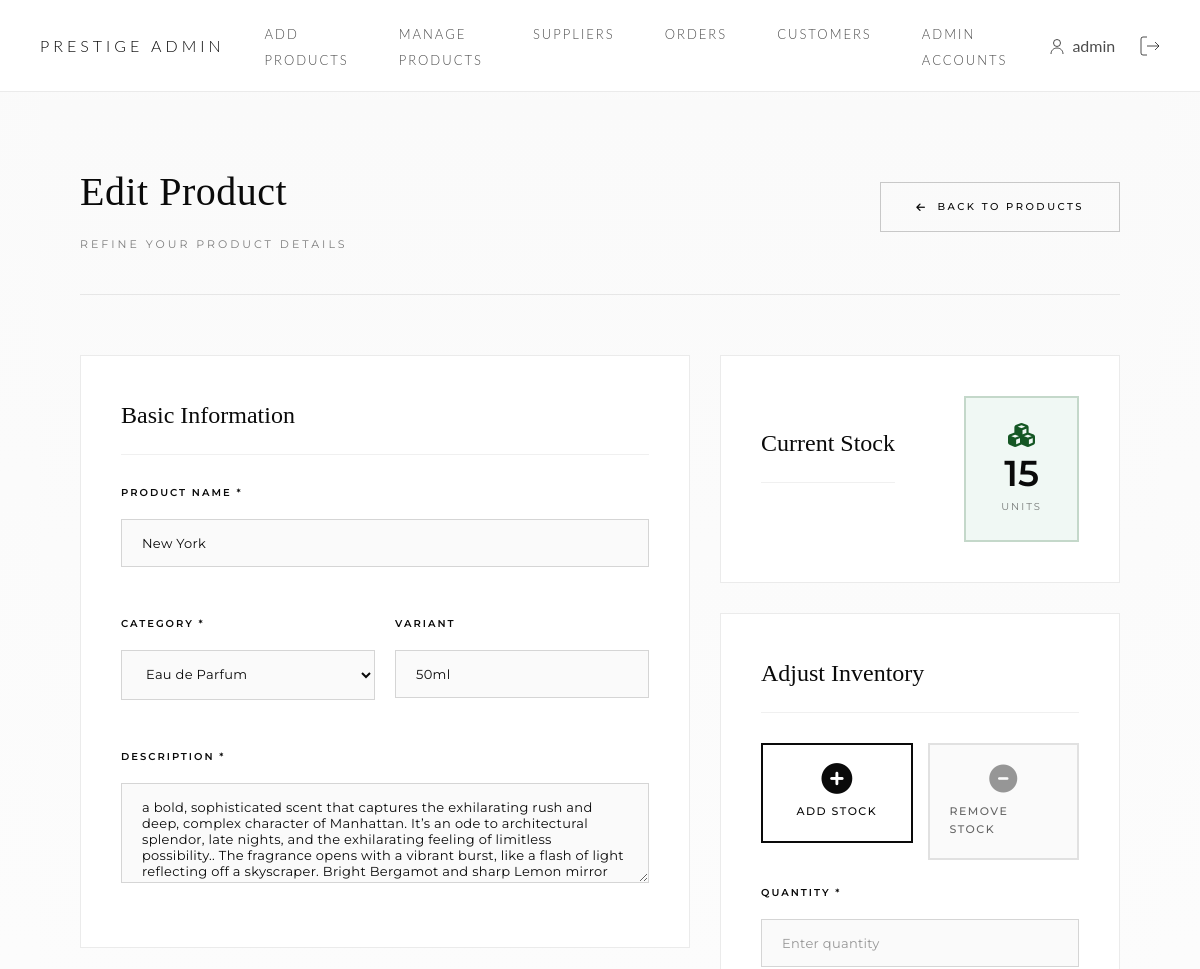
The page /admin/editproduct.php?id=25 (signed in, upper part) on the database as committed earlier.
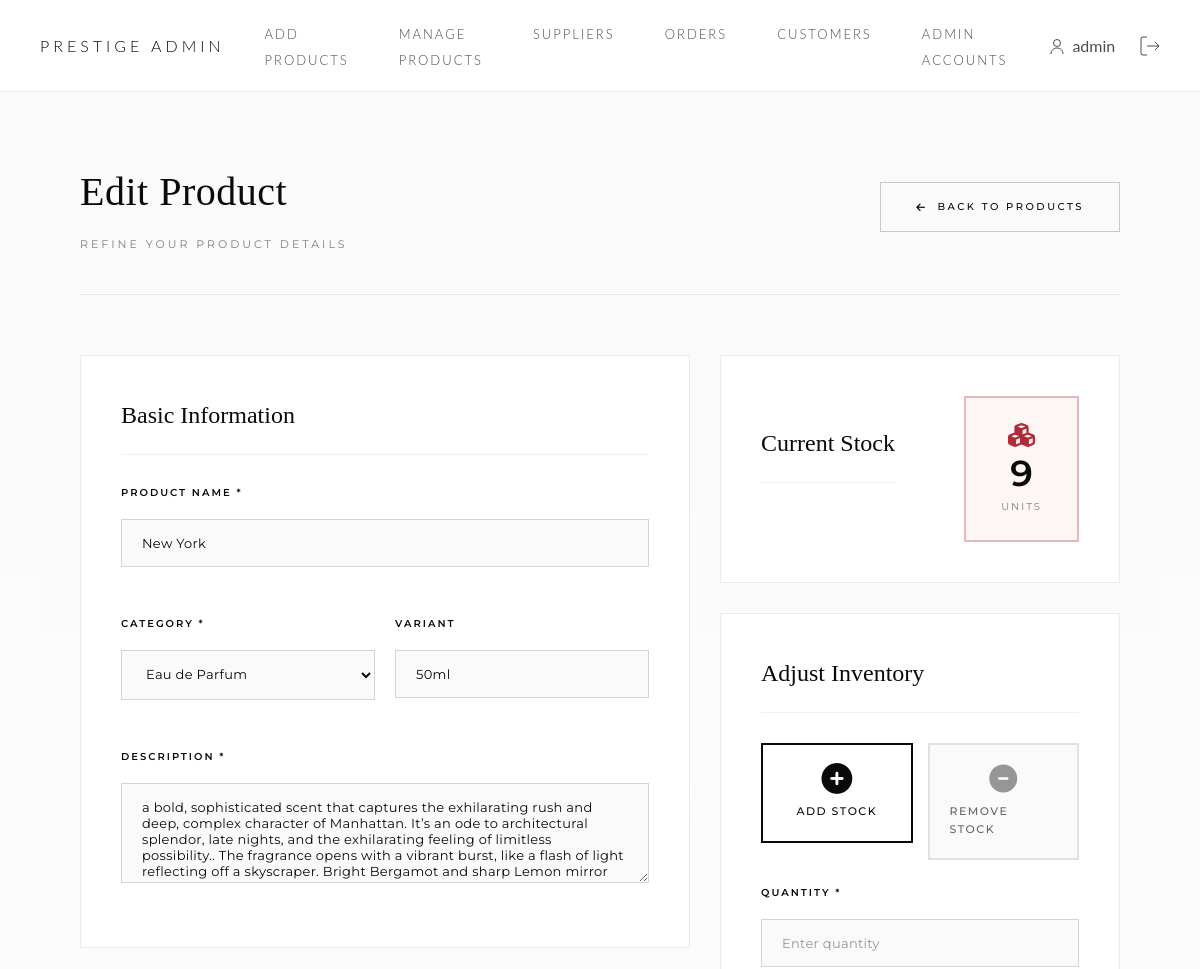
The same page on the database as committed later.
### tables this page shows
CREATE TABLE `products` (
  `product_id` int(11) NOT NULL,
  `product_name` varchar(100) NOT NULL,
  `description` text DEFAULT NULL,
  `category_id` int(11) DEFAULT NULL,
  `supplier_id` int(11) DEFAULT NULL,
  `price` decimal(10,2) NOT NULL,
  `stock_quantity` int(11) DEFAULT 0,
  `image_path` varchar(255) DEFAULT NULL,
  `variant` varchar(50) DEFAULT NULL,
  `is_active` tinyint(1) DEFAULT 1
);

CREATE TABLE `categories` (
  `category_id` int(11) NOT NULL,
  `category_name` varchar(50) NOT NULL
);

### admin/editproduct.php (the view, shortened to what the changed rows need)
<?php
require_once '../includes/adminheader.php';
$product_id = isset($_GET['id']) ? (int)$_GET['id'] : 0;
try {
    $stmt = $pdo->prepare("SELECT * FROM products WHERE product_id = ?");
    $stmt->execute([$product_id]);
    $product = $stmt->fetch();
    $categories = $pdo->query("SELECT * FROM categories ORDER BY category_name")->fetchAll();
} catch (Exception $e) {
    error_log("EditProduct (fetch) error: " . $e->getMessage());
    $message = "Error loading product data: " . $e->getMessage();
    $messageType = "danger";
}
?>
<link rel="stylesheet" href="https://cdnjs.cloudflare.com/ajax/libs/font-awesome/6.4.0/css/all.min.css">
<div class="admin-main">
    <div class="luxury-edit-container">
        <div class="page-header-lux">
            <div class="header-content">
                <h1 class="lux-admin-title">Edit Product</h1>
            </div>
        </div>
        <div class="edit-grid">
            <div class="left-column">
                <form method="POST" enctype="multipart/form-data" class="product-info-form" id="productForm">
                    <div class="form-card">
                        <div class="form-fields">
                            <div class="form-group">
                                <label class="form-label">Product Name *</label>
                                <input type="text" class="form-input" name="product_name"
                                       value="<?php echo htmlspecialchars($product['product_name']); ?>"
                                       required minlength="3">
                            </div>
                            <div class="form-row">
                                <div class="form-group">
                                    <label class="form-label">Category *</label>
                                    <select class="form-input" name="category_id" required>
                                        <?php foreach ($categories as $category): ?>
                                            <option value="<?php echo $category['category_id']; ?>"
                                                <?php echo ($category['category_id'] == $product['category_id']) ? 'selected' : ''; ?>>
                                                <?php echo htmlspecialchars($category['category_name']); ?>
                                            </option>
                                        <?php endforeach; ?>
                                    </select>
                                </div>
                                <div class="form-group">
                                    <label class="form-label">Variant</label>
                                    <input type="text" class="form-input" name="variant"
                                           value="<?php echo htmlspecialchars($product['variant']); ?>"
                                           placeholder="e.g., 50ml">
                                </div>
                            </div>
                            <div class="form-group">
                                <label class="form-label">Description *</label>
                                <textarea class="form-input" name="description" rows="4"
                                          required minlength="10"><?php
                                    echo htmlspecialchars($product['description']);
                                ?></textarea>
                            </div>
                        </div>
                    </div>
                </form>
            </div>
            <div class="right-column">
                <div class="stock-card">
                    <div class="stock-header">
                        <div class="stock-badge-large <?= $product['stock_quantity'] < 10 ? 'low-stock' : ''; ?>">
                            <i class="fas fa-cubes"></i>
                            <span class="stock-number"><?= $product['stock_quantity']; ?></span>
                            <span class="stock-label">Units</span>
                        </div>
                    </div>
                </div>
            </div>
        </div>
    </div>
</div>
<?php require_once '../includes/footer.php'; ?>

Rows that differ between the two databases and show on the page:
changed products "New York": stock_quantity "15" → "9"
